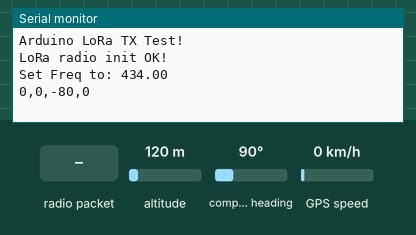
Recording of a sketch running on a simulated Arduino Mega 2560, built with avr-gcc and run on an emulated ATmega2560. Parts: the last lines printed to the serial monitor. The test bench sets the inputs (shaded band); at power-on: altitude 120 m, compass heading 90°, GPS speed 0 km/h. The GPS gets a fix after 3 s at 37.7749, -122.4194 with 8 satellites; no radio packets arrive unless stated.

Above: at 1.3 s.
1.4 s: radio packet "1" arrives
At 3.1 s:
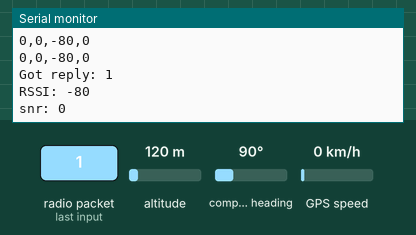
3.7 s: radio packet "0" arrives
At 4.5 s:
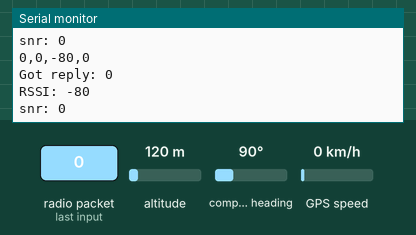

Measured:
- after the input at 1.4 s, the serial monitor: prints a new line after 0.85 s (image 1)
- after the input at 3.7 s, the serial monitor: prints a new line at once (image 2)

The sketch:

new_lora_tx.ino
```cpp
// LoRa 9x_TX
// -*- mode: C++ -*-
// Example sketch showing how to create a simple messaging client (transmitter)
// with the RH_RF95 class. RH_RF95 class does not provide for addressing or
// reliability, so you should only use RH_RF95 if you do not need the higher
// level messaging abilities.
// It is designed to work with the other example LoRa9x_RX

#include <SPI.h>
#include <RH_RF95.h>
#include <TinyGPS++.h>

#define RFM95_CS 48
#define RFM95_RST 49
#define RFM95_INT 2

// Change to 434.0 or other frequency, must match RX's freq!
//#define RF95_FREQ 915.0
#define RF95_FREQ 434.0
TinyGPSPlus gps;
float lat,lon;
int ilat,ilon;
// Singleton instance of the radio driver
RH_RF95 rf95(RFM95_CS, RFM95_INT);

void setup()
{
  pinMode(RFM95_RST, OUTPUT);
  digitalWrite(RFM95_RST, HIGH);
  lat=0.0;
  lon=0.0;
  while (!Serial);
  Serial.begin(9600);
  Serial1.begin(9600);
  delay(100);

  Serial.println("Arduino LoRa TX Test!");

  // manual reset
  digitalWrite(RFM95_RST, LOW);
  delay(10);
  digitalWrite(RFM95_RST, HIGH);
  delay(10);

  while (!rf95.init()) {
    Serial.println("LoRa radio init failed");
    while (1);
  }
  Serial.println("LoRa radio init OK!");

  // Defaults after init are 434.0MHz, modulation GFSK_Rb250Fd250, +13dbM
  if (!rf95.setFrequency(RF95_FREQ)) {
    Serial.println("setFrequency failed");
    while (1);
  }
  Serial.print("Set Freq to: "); Serial.println(RF95_FREQ);

  // Defaults after init are 434.0MHz, 13dBm, Bw = 125 kHz, Cr = 4/5, Sf = 128chips/symbol, CRC on

  // The default transmitter power is 13dBm, using PA_BOOST.
  // If you are using RFM95/96/97/98 modules which uses the PA_BOOST transmitter pin, then
  // you can set transmitter powers from 5 to 23 dBm:
  rf95.setTxPower(23, false);
}

int16_t packetnum = 0;  // packet counter, we increment per xmission

void loop()
{
  getGPSData();
//  Serial.println("Sending to rf95_server");
  // Send a message to rf95_server
  char radiopacket[35] ;
//  itoa(packetnum++, radiopacket+13, 10);
  ilat=(int)(lat*1000000);
  ilon=(int)(lon*1000000);
  sprintf(radiopacket,"%d,%d,%d,%d", ilat,ilon,rf95.lastRssi(),rf95.lastSNR());
  Serial.println(radiopacket);
//  Serial.print("Sending "); Serial.println(radiopacket);
  radiopacket[19] = 0;

//  Serial.println("Sending..."); delay(10);
  rf95.send((uint8_t *)radiopacket, 35);

//  Serial.println("Waiting for packet to complete..."); delay(10);
  rf95.waitPacketSent();
  // Now wait for a reply
  uint8_t buf[RH_RF95_MAX_MESSAGE_LEN];
  uint8_t len = sizeof(buf);

//  Serial.println("Waiting for reply..."); delay(10);
  if (rf95.waitAvailableTimeout(1000))
  {
    // Should be a reply message for us now
    if (rf95.recv(buf, &len))
   {
      Serial.print("Got reply: ");
      Serial.println((char*)buf);
      Serial.print("RSSI: ");
      Serial.println(rf95.lastRssi(), DEC);
      Serial.print("snr: ");
      Serial.println(rf95.lastSNR(), DEC);
    }
    else
    {
//      Serial.println("Receive failed");
    }
  }
  else
  {
//    Serial.println("No reply, is there a listener around?");
  }
  delay(1000);
}

void getGPSData(){
  if(Serial1.available()>0){
//    Serial.println("gps available");
    gps.encode(Serial1.read());
    if (gps.location.isValid())
  {
    lat = gps.location.lat();
    lon = gps.location.lng();
    Serial.print(lat);
    Serial.print(",");
    Serial.println(lon);
  }
  }

}
```
